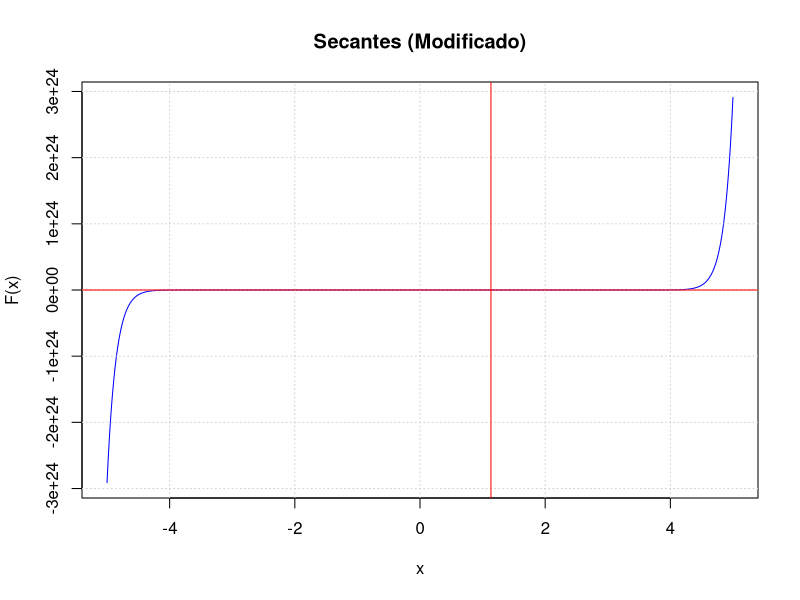

This chart was generated by the following R code:
# METODO DE LAS SECANTES (MODIFICADO)
rm(list = ls())

## F(X)
f<-function(x){-80+x^35}

## Grafica
Xg<-seq(-5,5,0.01)
plot(Xg,f(Xg),type="l",col="blue",main="Secantes (Modificado)"
     ,xlab = "x",ylab = "F(x)")
grid()

## Algoritmo
SC<-function(x0,delta,f,iMax,es){
  iteracion<-0
  ea<-100
  xr<-x0
  
  while (ea>es&&iteracion<iMax) {
    xrOld<-xr #xi+1=xr
    m<-delta/(f(xrOld+delta)-f(xrOld)) #Pendiente
    xr<-xrOld-m*f(xrOld) 
    iteracion<-iteracion+1
    
    if (f(xr)!=0) {
      ea<-abs((xr-xrOld)/xr)*100 #%
    }
  }
  abline(v=xr,h=0,col="red")
  cat("Valor aproximado de la ecuacion fue: ", xr,
      " con un error porcentual relativo de: ", ea,
      "% y ",iteracion," iteraciones \n")
  
  return(sprintf(xr, fmt = '%#.10f')) #Imprimir valores con 10 decimales de precision
}

SC(x0 = 3.5, delta = 0.01, f = f, iMax = 1000, es = 0.01)
